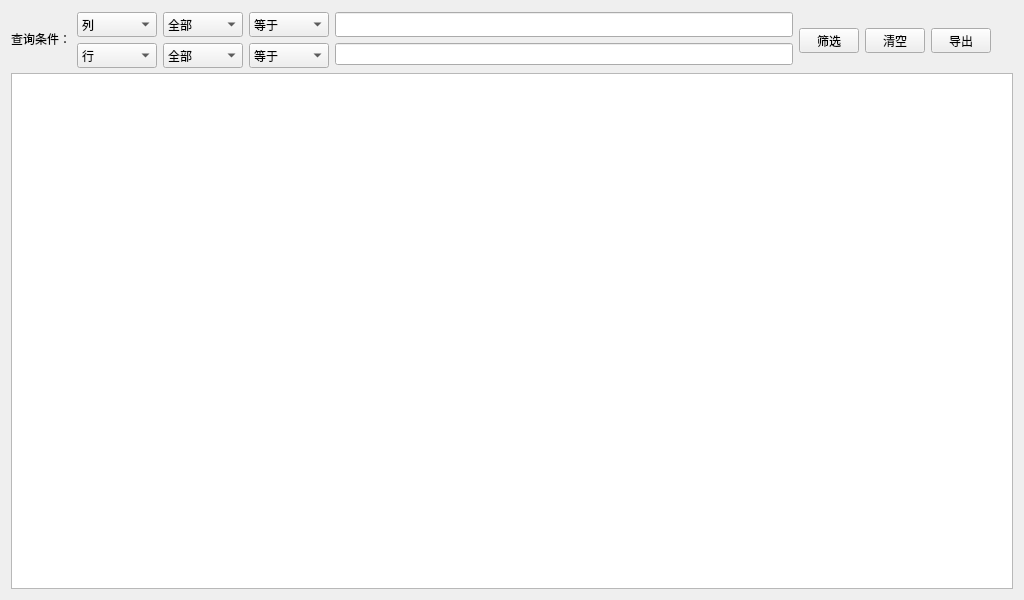
<?xml version="1.0" encoding="UTF-8"?>
<ui version="4.0">
 <class>Form</class>
 <widget class="QWidget" name="Form">
  <property name="geometry">
   <rect>
    <x>0</x>
    <y>0</y>
    <width>1024</width>
    <height>600</height>
   </rect>
  </property>
  <property name="minimumSize">
   <size>
    <width>1024</width>
    <height>600</height>
   </size>
  </property>
  <property name="windowTitle">
   <string>数据筛选</string>
  </property>
  <layout class="QVBoxLayout" name="verticalLayout_2">
   <item>
    <layout class="QHBoxLayout" name="horizontalLayout_4">
     <item>
      <widget class="QLabel" name="label">
       <property name="minimumSize">
        <size>
         <width>60</width>
         <height>25</height>
        </size>
       </property>
       <property name="maximumSize">
        <size>
         <width>50</width>
         <height>25</height>
        </size>
       </property>
       <property name="text">
        <string>查询条件：</string>
       </property>
      </widget>
     </item>
     <item>
      <layout class="QVBoxLayout" name="verticalLayout">
       <item>
        <layout class="QHBoxLayout" name="horizontalLayout">
         <item>
          <widget class="QComboBox" name="comboBox">
           <property name="enabled">
            <bool>true</bool>
           </property>
           <property name="minimumSize">
            <size>
             <width>80</width>
             <height>25</height>
            </size>
           </property>
           <property name="maximumSize">
            <size>
             <width>80</width>
             <height>22</height>
            </size>
           </property>
           <item>
            <property name="text">
             <string>列</string>
            </property>
           </item>
          </widget>
         </item>
         <item>
          <widget class="QComboBox" name="comboBox_3">
           <property name="enabled">
            <bool>true</bool>
           </property>
           <property name="minimumSize">
            <size>
             <width>80</width>
             <height>25</height>
            </size>
           </property>
           <property name="maximumSize">
            <size>
             <width>90</width>
             <height>22</height>
            </size>
           </property>
           <item>
            <property name="text">
             <string>全部</string>
            </property>
           </item>
          </widget>
         </item>
         <item>
          <widget class="QComboBox" name="comboBox_2">
           <property name="minimumSize">
            <size>
             <width>80</width>
             <height>25</height>
            </size>
           </property>
           <property name="maximumSize">
            <size>
             <width>60</width>
             <height>22</height>
            </size>
           </property>
           <item>
            <property name="text">
             <string>等于</string>
            </property>
           </item>
           <item>
            <property name="text">
             <string>不等于</string>
            </property>
           </item>
           <item>
            <property name="text">
             <string>大于</string>
            </property>
           </item>
           <item>
            <property name="text">
             <string>大于等于</string>
            </property>
           </item>
           <item>
            <property name="text">
             <string>小于</string>
            </property>
           </item>
           <item>
            <property name="text">
             <string>小于等于</string>
            </property>
           </item>
           <item>
            <property name="text">
             <string>模糊匹配</string>
            </property>
           </item>
           <item>
            <property name="text">
             <string>多重匹配</string>
            </property>
           </item>
          </widget>
         </item>
         <item>
          <widget class="QLineEdit" name="lineEdit">
           <property name="minimumSize">
            <size>
             <width>300</width>
             <height>25</height>
            </size>
           </property>
           <property name="maximumSize">
            <size>
             <width>16777215</width>
             <height>22</height>
            </size>
           </property>
          </widget>
         </item>
        </layout>
       </item>
       <item>
        <layout class="QHBoxLayout" name="horizontalLayout_2">
         <item>
          <widget class="QComboBox" name="comboBox_4">
           <property name="enabled">
            <bool>true</bool>
           </property>
           <property name="minimumSize">
            <size>
             <width>80</width>
             <height>25</height>
            </size>
           </property>
           <property name="maximumSize">
            <size>
             <width>80</width>
             <height>22</height>
            </size>
           </property>
           <item>
            <property name="text">
             <string>行</string>
            </property>
           </item>
          </widget>
         </item>
         <item>
          <widget class="QComboBox" name="comboBox_5">
           <property name="enabled">
            <bool>true</bool>
           </property>
           <property name="minimumSize">
            <size>
             <width>80</width>
             <height>25</height>
            </size>
           </property>
           <property name="maximumSize">
            <size>
             <width>90</width>
             <height>22</height>
            </size>
           </property>
           <item>
            <property name="text">
             <string>全部</string>
            </property>
           </item>
          </widget>
         </item>
         <item>
          <widget class="QComboBox" name="comboBox_6">
           <property name="minimumSize">
            <size>
             <width>80</width>
             <height>25</height>
            </size>
           </property>
           <property name="maximumSize">
            <size>
             <width>60</width>
             <height>22</height>
            </size>
           </property>
           <item>
            <property name="text">
             <string>等于</string>
            </property>
           </item>
           <item>
            <property name="text">
             <string>不等于</string>
            </property>
           </item>
           <item>
            <property name="text">
             <string>大于</string>
            </property>
           </item>
           <item>
            <property name="text">
             <string>大于等于</string>
            </property>
           </item>
           <item>
            <property name="text">
             <string>小于</string>
            </property>
           </item>
           <item>
            <property name="text">
             <string>小于等于</string>
            </property>
           </item>
           <item>
            <property name="text">
             <string>模糊匹配</string>
            </property>
           </item>
           <item>
            <property name="text">
             <string>多重匹配</string>
            </property>
           </item>
          </widget>
         </item>
         <item>
          <widget class="QLineEdit" name="lineEdit_2">
           <property name="minimumSize">
            <size>
             <width>300</width>
             <height>22</height>
            </size>
           </property>
           <property name="maximumSize">
            <size>
             <width>16777215</width>
             <height>22</height>
            </size>
           </property>
          </widget>
         </item>
        </layout>
       </item>
      </layout>
     </item>
     <item>
      <widget class="QPushButton" name="pushButton">
       <property name="minimumSize">
        <size>
         <width>60</width>
         <height>25</height>
        </size>
       </property>
       <property name="maximumSize">
        <size>
         <width>60</width>
         <height>22</height>
        </size>
       </property>
       <property name="text">
        <string>筛选</string>
       </property>
       <property name="icon">
        <iconset resource="../pyqtsource.qrc">
         <normaloff>:/pyqt/source/image/sc_formfiltered.png</normaloff>:/pyqt/source/image/sc_formfiltered.png</iconset>
       </property>
      </widget>
     </item>
     <item>
      <widget class="QPushButton" name="pushButton_2">
       <property name="minimumSize">
        <size>
         <width>60</width>
         <height>25</height>
        </size>
       </property>
       <property name="maximumSize">
        <size>
         <width>60</width>
         <height>22</height>
        </size>
       </property>
       <property name="text">
        <string>清空</string>
       </property>
       <property name="icon">
        <iconset resource="../pyqtsource.qrc">
         <normaloff>:/pyqt/source/image/lc_removefiltersort.png</normaloff>:/pyqt/source/image/lc_removefiltersort.png</iconset>
       </property>
      </widget>
     </item>
     <item>
      <widget class="QPushButton" name="pushButton_export">
       <property name="minimumSize">
        <size>
         <width>60</width>
         <height>25</height>
        </size>
       </property>
       <property name="maximumSize">
        <size>
         <width>60</width>
         <height>22</height>
        </size>
       </property>
       <property name="text">
        <string>导出</string>
       </property>
       <property name="icon">
        <iconset resource="../pyqtsource.qrc">
         <normaloff>:/pyqt/source/image/lc_exportto.png</normaloff>:/pyqt/source/image/lc_exportto.png</iconset>
       </property>
      </widget>
     </item>
     <item>
      <widget class="QLabel" name="label_2">
       <property name="minimumSize">
        <size>
         <width>16</width>
         <height>16</height>
        </size>
       </property>
       <property name="maximumSize">
        <size>
         <width>20</width>
         <height>20</height>
        </size>
       </property>
       <property name="toolTip">
        <string>需要使用多个条件查询时，请使用“多重匹配”</string>
       </property>
       <property name="styleSheet">
        <string notr="true">image: url(:/pyqt/source/image/NavOverFlow_Info.png);</string>
       </property>
       <property name="text">
        <string/>
       </property>
      </widget>
     </item>
    </layout>
   </item>
   <item>
    <widget class="QTableWidget" name="tableWidget_baseStats">
     <property name="minimumSize">
      <size>
       <width>500</width>
       <height>400</height>
      </size>
     </property>
    </widget>
   </item>
  </layout>
 </widget>
 <resources>
  <include location="../pyqtsource.qrc"/>
 </resources>
 <connections/>
</ui>
